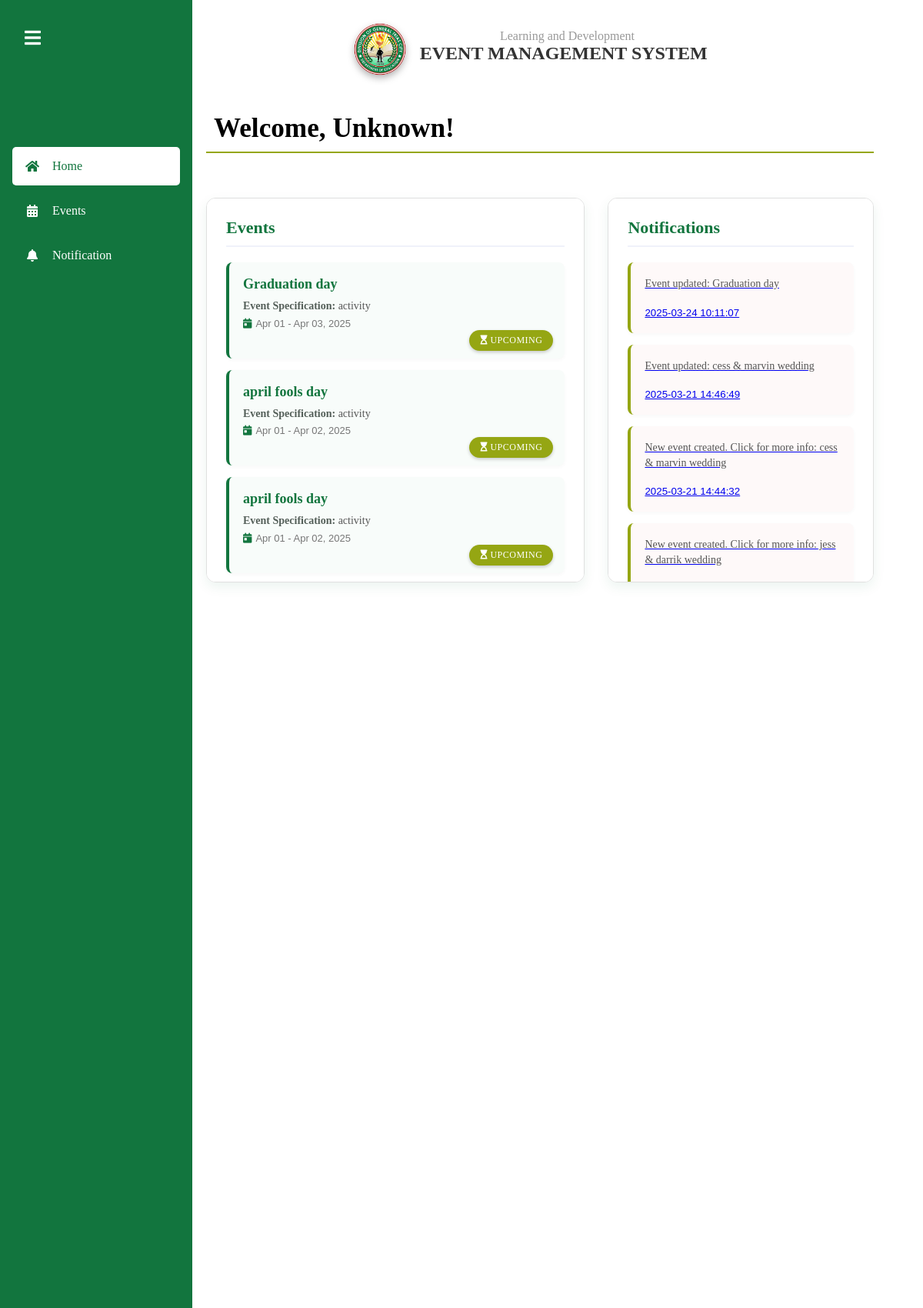
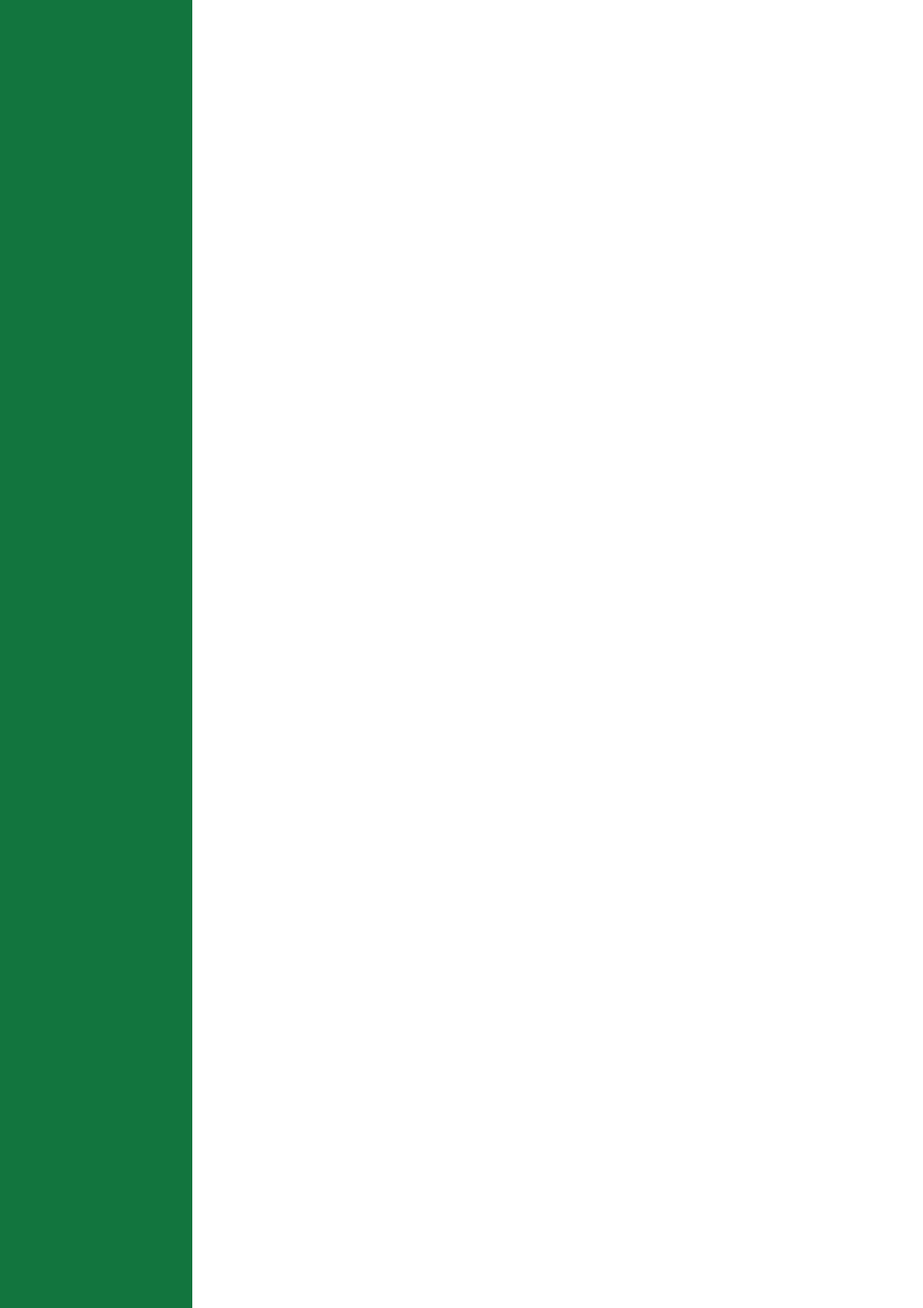
Screenshot of /user-dashboard.php (upper part) with the database file from the repository (2 pictures, top to bottom).
### tables this page shows
CREATE TABLE `events` (
  `id` int(11) NOT NULL,
  `title` varchar(255) NOT NULL,
  `specification` enum('training','activity') NOT NULL,
  `delivery` enum('face-to-face','online','hybrid-blended') NOT NULL,
  `venue` varchar(255) DEFAULT NULL,
  `start_date` date NOT NULL,
  `end_date` date NOT NULL,
  `proponent` varchar(255) NOT NULL,
  `created_at` timestamp NOT NULL DEFAULT current_timestamp(),
  `updated_at` timestamp NOT NULL DEFAULT current_timestamp() ON UPDATE current_timestamp(),
  `archived` tinyint(1) DEFAULT 0,
  `estimated_participants` int(255) NOT NULL
);

CREATE TABLE `notifications` (
  `id` int(11) NOT NULL,
  `user_id` int(11) DEFAULT NULL,
  `message` text NOT NULL,
  `created_at` datetime NOT NULL,
  `is_read` tinyint(1) DEFAULT 0,
  `notification_type` enum('user','admin') NOT NULL,
  `notification_subtype` varchar(50) DEFAULT NULL,
  `event_id` int(11) DEFAULT NULL
);

### user-dashboard.php (the view, shortened to what this page needs)
<?php
require_once 'config.php';
$sortOrder = isset($_GET['sort']) && ($_GET['sort'] == 'DESC') ? 'DESC' : 'ASC';
$sql = "SELECT id, title, specification, start_date, end_date,
        CASE
            WHEN NOW() BETWEEN start_date AND end_date THEN 'Ongoing'
            ELSE 'Upcoming'
        END AS status
        FROM events
        WHERE end_date >= NOW()
        ORDER BY start_date $sortOrder";
$result = $conn->query($sql);
$notif_query = "SELECT id, message, created_at, is_read, notification_subtype, event_id
                FROM notifications
                WHERE notification_type = 'user'
                ORDER BY created_at DESC";
$notif_result = $conn->query($notif_query);
?>
<!DOCTYPE html>
<html>
<head>
	<link href="https://cdnjs.cloudflare.com/ajax/libs/font-awesome/5.15.3/css/all.min.css" rel="stylesheet">
</head>
<body>
        <div class="sidebar" id="sidebar">
    <div class="logo">
        <button id="toggleSidebar" class="toggle-btn">
            <i class="fas fa-bars"></i>
        </button>
    </div>
       <div class="menu">
        <a href="user-dashboard.php" class="active">
            <i class="fas fa-home"></i>
            <span>Home</span>
        </a>
        <a href="user-events.php">
            <i class="fas fa-calendar-alt"></i>
            <span>Events</span>
        </a>
        <a href="user-notif.php">
            <i class="fas fa-bell mr-3"></i>
            <span>Notification</span>
        </a>
    </div>
    </div>
    <div class="content">
    	<div class="content-header">
	    	<img src="styles/photos/DO-LOGO.png" width="70px" height="70px">
	    	<p>Learning and Development</p>
	    	<h1>EVENT MANAGEMENT SYSTEM</h1>
    	</div><br><br><br>
    	<div class="content-body">
	    	<h1>Welcome, <?php echo htmlspecialchars($_SESSION['first_name']); ?>!</h1>
	    	<hr><br>
            <div class="content-area">
                <div class="events-section">
                <h2>Events</h2>
                <?php while ($event = $result->fetch_assoc()) : ?>
                        <div class="event">
                            <a class="events-btn" href="user-events.php?event_id=<?php echo urlencode($event['id']); ?>">
                            <div class="event-content">
                                <h3><?php echo htmlspecialchars($event['title']); ?></h3>
                                <p><strong>Event Specification:</strong> <?php echo htmlspecialchars($event['specification']); ?></p>
                                <div class="event-dates">
                                    <i class="fas fa-calendar-day"></i>
                                    <?php
                                        $start_date = new DateTime($event['start_date']);
                                        $end_date = new DateTime($event['end_date']);
                                        echo $start_date->format('M d') . ' - ' . $end_date->format('M d, Y');
                                    ?>
                                </div>
                                <?php if ($event["status"] === "Ongoing") { ?>
                                    <span class="ongoing"><i class="fas fa-circle"></i> Ongoing</span>
                                <?php } else { ?>
                                    <span class="upcoming"><i class="fas fa-hourglass-start"></i> Upcoming</span>
                                <?php } ?>
                            </div>
                            </a>
                        </div>
                    <?php endwhile; ?>
                    </div>
                    <div class="notifications-section">
                        <h2>Notifications</h2>
                        <?php while ($notif = $notif_result->fetch_assoc()): ?>
                            <div class="notification <?php echo $notif['is_read'] ? 'read' : 'important'; ?>">
                                <?php
                                if (!empty($notif['event_id']) && $notif['notification_subtype'] == 'certificate') {
                                    $redirect_url = "user-notif.php?event_id=" . urlencode($notif['event_id']);
                                } elseif (!empty($notif['event_id']) && $notif['notification_subtype'] == 'new_event') {
                                    $redirect_url = "user-events.php?event_id=" . urlencode($notif['event_id']);
                                } elseif (!empty($notif['event_id']) && $notif['notification_subtype'] == 'event_reminder') {
                                    $redirect_url = "user-events.php?event_id=" . urlencode($notif['event_id']);
                                } elseif (!empty($notif['event_id']) && $notif['notification_subtype'] == 'event_registration') {
                                    $redirect_url = "user-events.php?event_id=" . urlencode($notif['event_id']);
                                }
                                else {
                                    $redirect_url = "user-notif.php?event_id=" . urlencode($notif['event_id']);
                                }
                                $notification_id = $notif['id'];
                                ?>
                                <a id="events-btn" class="<?php echo $notif['is_read'] ? 'read' : 'unread'; ?>"
                                   href="mark_notification_read.php?notification_id=<?php echo $notification_id; ?>&redirect=<?php echo urlencode($redirect_url); ?>">
                                    <div class="notification-content">
                                        <p><?php echo htmlspecialchars($notif['message']); ?></p>
                                        <br><small><?php echo $notif['created_at']; ?></small>
                                    </div>
                                </a>
                            </div>
                        <?php endwhile; ?>
                    </div>
                </div>
                </div>
            </div>
</body>
</html>

### rows the page displays
events: title "Graduation day", specification "activity", start_date "Apr 01", end_date "Apr 03, 2025"
events: title "april fools day", specification "activity", start_date "Apr 01", end_date "Apr 02, 2025"
events: title "april fools day", specification "activity", start_date "Apr 01", end_date "Apr 02, 2025"
notifications: message "Event updated: Graduation day", created_at "2025-03-24 10:11:07"
notifications: message "Event updated: cess & marvin wedding", created_at "2025-03-21 14:46:49"
notifications: message "New event created. Click for more info: cess & marvin wedding", created_at "2025-03-21 14:44:32"
notifications: message "New event created. Click for more info: jess & darrik wedding"

### other values shown
$_SESSION['first_name'] "Unknown"
